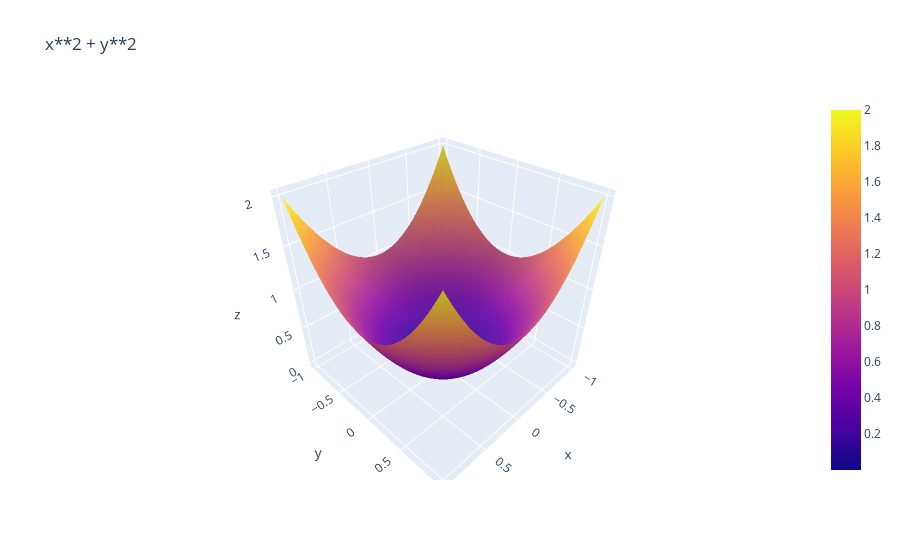

Notebook cell for this chart:
### Markdown cell above
## Parametrizar uma superficie

Muitas vezes nossas superfícies são (um pedaço de) o gráfico de uma função
$z = f (x, y)$, como neste exemplo para $z=x^2 + y^2$:

### Code cell
av.plot3d(x**2+y**2, (x,-1,1),(y,-1,1))

### Figure 1 — Plotly figure (JSON) as saved in the notebook; plotly's stock layout.template omitted (floating-point values rounded to 4 significant figures; data arrays with more than 128 entries replaced by an {"elided": "..."} marker saying what was removed)
{"data": [{"name": "x**2 + y**2", "opacity": 0.9, "showlegend": false, "type": "surface", "x": {"elided": "50x50 float values"}, "y": {"elided": "50x50 float values"}, "z": {"elided": "50x50 float values"}}], "layout": {"autosize": true, "scene": {"aspectmode": "cube", "aspectratio": {"x": 1, "y": 1, "z": 1}}, "title": {"text": "x**2 + y**2"}, "xaxis": {"title": {"text": "X"}}, "yaxis": {"title": {"text": "Y"}}}}
